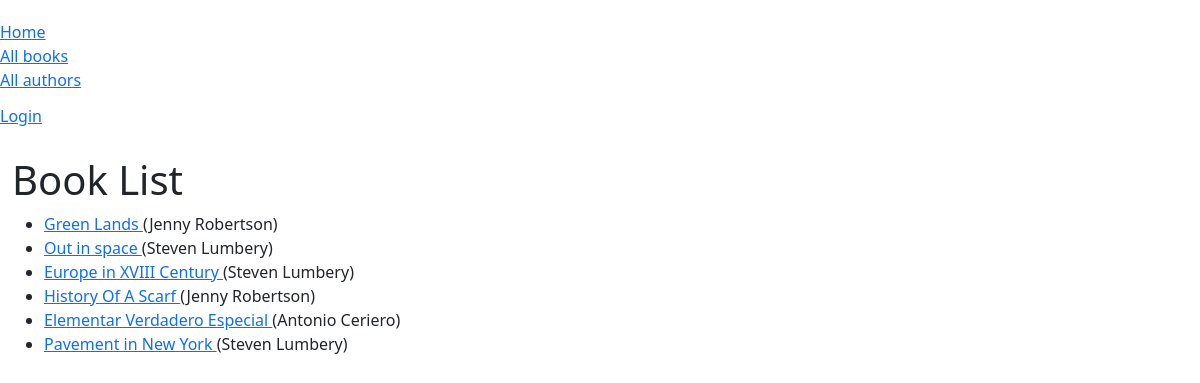
/catalog/books/, run on the app's committed database.
### catalog/models.py (models this page shows, shortened)
class Book(models.Model):
    title = models.CharField(max_length=200)
    author = models.ForeignKey('Author', on_delete=models.SET_NULL, null=True)
    summary = models.TextField(max_length=1000,
        help_text='Enter a brief description of the book')
    isbn = models.CharField('ISBN', max_length=13, unique=True, default=getRandomISBN,
        help_text='13 Character <a href="https://www.isbn-international.org/content/what-isbn">ISBN number</a>')
    genre = models.ManyToManyField(Genre, help_text='Select genre for this book.')
    language = models.ForeignKey('Language', on_delete=models.SET_NULL, null=True, help_text='Enter the Language for the book.')
    def get_absolute_url(self):
        return reverse('book-detail', args=[str(self.id)])
    def display_genre(self):
        """Create string for the Genre data. To display it in admin page."""
        return ', '.join(genre.name for genre in self.genre.all()[:3])
    display_genre.short_description = 'Genre'

class Author(models.Model):
    first_name = models.CharField(max_length=100)
    last_name = models.CharField(max_length=100)
    date_of_birth = models.DateField(null=True, blank=True)
    date_of_death = models.DateField(null=True, blank=True)
    class Meta:
        ordering = ['last_name', 'first_name']
    def __str__(self):
        return f'{ self.first_name } { self.last_name }'

### catalog/views.py (the view)
# urls.py: path('books/', views.BookListView.as_view(), name='books'),
class BookListView(generic.ListView):
    model = Book
    context_object_name = 'book_list' # can change a name for the list to access in a template variable
    paginate_by = 10
    """
    def get_queryset(self):
        return Book.objects.filter(language__name__icontains='english')[:3]
    """

### catalog/templates/catalog/book_list.html
{% extends "base_generic.html" %}
{% block content %}
    <h1>Book List</h1>
    {% if book_list %}
        <ul>
            {% for book in book_list %}
                <li>
                    <a href="{{ book.get_absolute_url }}">
                        {{ book.title }}
                    </a>
                    ({{ book.author }})
                </li>
            {% endfor %}
        </ul>
    {% else %}
        <p>There are no books in the library</p>
    {% endif %}
{% endblock %}

### catalog/templates/base_generic.html (shortened to what this page needs)
<!DOCTYPE html>
<html lang="en">
    <head>
        <link
        href="https://cdn.jsdelivr.net/npm/bootstrap@5.1.3/dist/css/bootstrap.min.css"
        rel="stylesheet"
        />
        {% load static %}
        <link rel="stylesheet" href="{% static 'css/style.css' %}">
    </head>
    <body>
        <div class="container-fluid">
            <div class="row"
                <div class="col-sm-2">
                    {% block sidebar %}
                        <ul class="sidebar-nav">
                            <div class="sidebar-section">
                                <li>
                                    <a href="{% url 'index' %}">Home</a>
                                </li>
                                <li>
                                    <a href="{% url 'books' %}">All books</a>
                                </li>
                                <li>
                                    <a href="{% url 'authors' %}">All authors</a>
                                </li>
                            </div>
                            {% if user.is_authenticated %}
                                <div class="sidebar-section">
                                    <li>
                                        User:
                                        {{ user.get_username }}
                                    </li>
                                    <li>
                                        <a href="{% url 'my-borrowed' %}">My borrowed books</a>
                                    </li>
                                    <li>
                                        <a href="{% url 'logout' %}?next={{ request.path }}">
                                            Logout
                                        </a>
                                    </li>
                                </div>
                                {% if perms.catalog.can_mark_returned %}
                                    <div class="sidebar-section">
                                        <li>
                                            Staff
                                        </li>
                                        <li>
                                            <a href="{% url 'all-borrowed' %}">
                                                List of books borrowed by all users
                                            </a>
                                        </li>
                                    </div>
                                {% endif %}
                            {% else %}
                                <div class="sidebar-section">
                                    <li>
                                        <a href="{% url 'login' %}?next={{ request.path }}">
                                            Login
                                        </a>
                                    </li>
                                </div>
                            {% endif %}
                        </ul>
                    {% endblock %}
                </div>
                <div class="col-sm-10">
                    {% block content %}
                    {% endblock %}
                </div>
            </div>
    </body>
</html>

### catalog/static/css/style.css (style rules this page uses)
.sidebar-nav { margin-top: 20px; padding: 0; list-style: none; }
.sidebar-section { margin-bottom: 1%; }

### data on the page
Book: title "Green Lands", author "Jenny Robertson"
Book: title "Out in space", author "Steven Lumbery"
Book: title "Europe in XVIII Century", author "Steven Lumbery"
Book: title "History Of A Scarf", author "Jenny Robertson"
Book: title "Elementar Verdadero Especial", author "Antonio Ceriero"
Book: title "Pavement in New York", author "Steven Lumbery"
